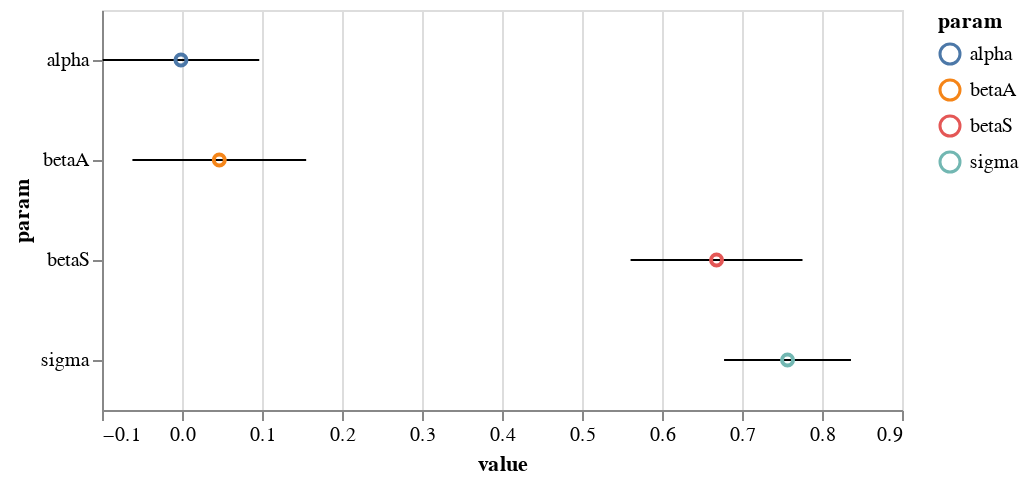

Notebook code for this chart:
### Code cell
df = fit_df[:1000]
df = df.melt(var_name="param")

error_bars = alt.Chart(df).mark_errorbar(extent="stdev").encode(x="value", y="param")

points = (
    alt.Chart(df)
    .mark_point(filled=False)
    .encode(x=alt.X("value", aggregate="mean"), y="param", color="param")
)

(error_bars + points).properties(width=400, height=200)

### Figure 1 — Vega-Lite specification as saved in the notebook (floating-point values rounded to 4 significant figures; data arrays with more than 128 entries replaced by an {"elided": "..."} marker saying what was removed)
{"$schema": "https://vega.github.io/schema/vega-lite/v5.20.1.json", "config": {"view": {"continuousHeight": 300, "continuousWidth": 300}}, "data": {"name": "data-899ad62da5870a92826be929e3aa57ab"}, "datasets": {"data-899ad62da5870a92826be929e3aa57ab": {"elided": "4000 records"}}, "height": 200, "layer": [{"encoding": {"x": {"field": "value", "type": "quantitative"}, "y": {"field": "param", "type": "nominal"}}, "mark": {"extent": "stdev", "type": "errorbar"}}, {"encoding": {"color": {"field": "param", "type": "nominal"}, "x": {"aggregate": "mean", "field": "value", "type": "quantitative"}, "y": {"field": "param", "type": "nominal"}}, "mark": {"filled": false, "type": "point"}}], "width": 400}
